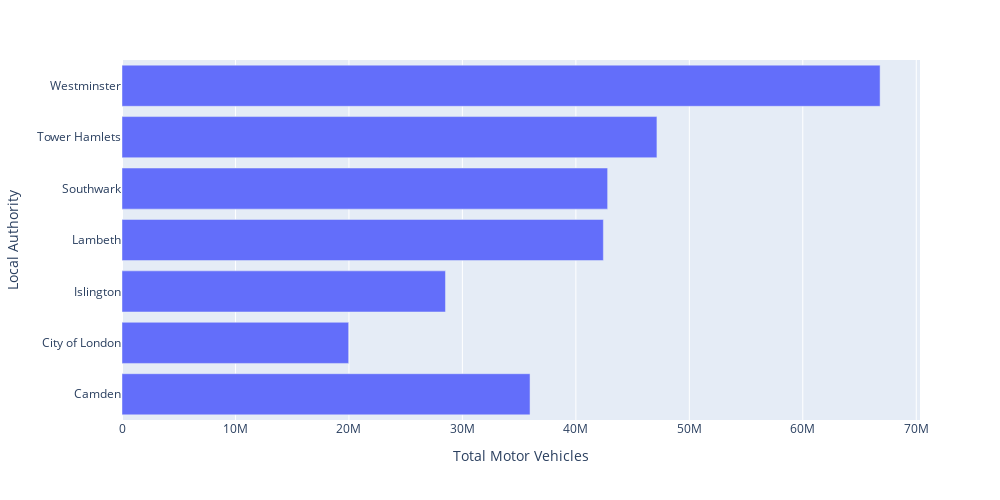

The code cell stored with this chart in its notebook:
### Code cell
data_new = df_congestion.groupby("local_authority_name")["all_motor_vehicles"].sum().reset_index()

fig = px.bar(data_new, y="local_authority_name", x="all_motor_vehicles", orientation="h", 
             labels={"all_motor_vehicles": "Total Motor Vehicles", "local_authority_name": "Local Authority"})
fig.update_layout(autosize=False,
    width=1000,
    height=500,)

fig.show()

### Figure 1 — Plotly figure (JSON) as saved in the notebook; plotly's stock layout.template omitted (floating-point values rounded to 4 significant figures)
{"data": [{"alignmentgroup": "True", "hovertemplate": "Total Motor Vehicles=%{x}<br>Local Authority=%{y}<extra></extra>", "legendgroup": "", "marker": {"color": "#636efa", "pattern": {"shape": ""}}, "name": "", "offsetgroup": "", "orientation": "h", "showlegend": false, "textposition": "auto", "type": "bar", "x": [35961655, 19975365, 28508374, 42425156, 42800393, 47145673, 66814161], "xaxis": "x", "y": ["Camden", "City of London", "Islington", "Lambeth", "Southwark", "Tower Hamlets", "Westminster"], "yaxis": "y"}], "layout": {"autosize": false, "barmode": "relative", "height": 500, "legend": {"tracegroupgap": 0}, "margin": {"t": 60}, "width": 1000, "xaxis": {"anchor": "y", "domain": [0, 1], "title": {"text": "Total Motor Vehicles"}}, "yaxis": {"anchor": "x", "domain": [0, 1], "title": {"text": "Local Authority"}}}}
